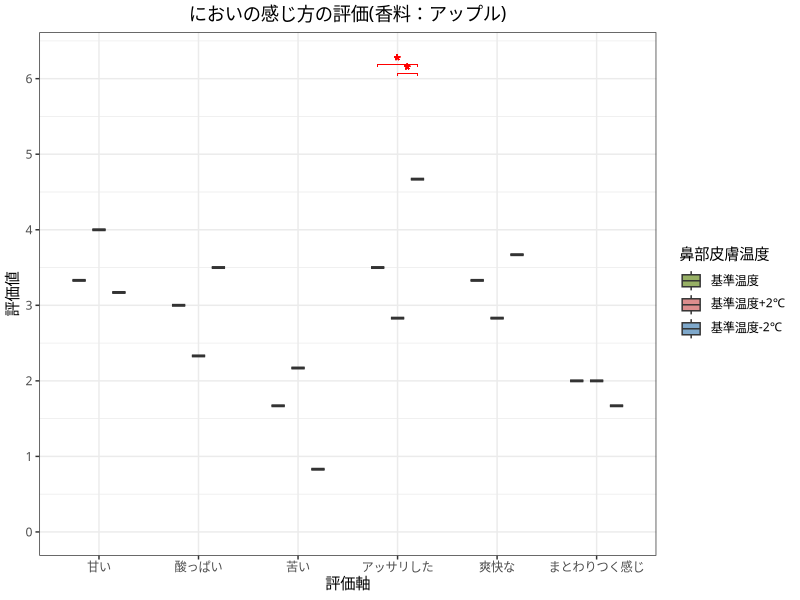

This figure's R source:
library(ggplot2)
library(ggsci)
library(tidyverse)
library(ggsignif)
library(reshape2)


data_rating <- read.csv("ex2_apple.csv", header=TRUE)
data_rating$鼻部皮膚温度 <- factor(data_rating$温度, levels = c('基準温度', '基準温度+2℃', '基準温度-2℃'))
g <- ggplot(data = data_rating, aes(x = 評価軸, y = 評価値)) + geom_boxplot(aes(fill = 鼻部皮膚温度), alpha = 0.7, width = 0.4, position = position_dodge(width = 0.6))

g <- g + scale_x_discrete(limit=c('甘い', '酸っぱい', '苦い', 'アッサリした', '爽快な', 'まとわりつく感じ'))
g <- g + theme_bw(base_family="HiraKakuProN-W3")
g <- g + scale_y_continuous(breaks=seq(0, 6, length=7), limits=c(0,6.3))
g <- g + scale_fill_manual(values = c("#6B8E23", "#CD5C5C", "#4682B4"))



# 有意差を書き込む
# アスタリスク
g <- g + geom_text(x = 4, y = 6.22, label = "*", size = 5, color='red') + geom_segment(x = 3.8, xend = 3.8, y = 6.19, yend = 6.16, size = 0.2, color='red') + geom_segment(x = 3.8, xend = 4.2, y = 6.19, yend = 6.19, size = 0.2, color='red') + geom_segment(x = 4.2, xend = 4.2, y = 6.19, yend = 6.16, size = 0.2, color='red')

g <- g + geom_text(x = 4.1, y = 6.1, label = "*", size = 5, color='red') + geom_segment(x = 4, xend = 4, y = 6.07, yend = 6.04, size = 0.2, color='red') + geom_segment(x = 4, xend = 4.2, y = 6.07, yend = 6.07, size = 0.2, color='red') + geom_segment(x = 4.2, xend = 4.2, y = 6.07, yend = 6.04, size = 0.2, color='red')

#g <- g + geom_text(x = 6, y = 6, label = "* : p<.05", size=3)

# タイトル追加
g <- g + ggtitle("においの感じ方の評価(香料：アップル)") + theme(plot.title = element_text(hjust = 0.5))


# グラフ保存
ggsave("graphs/ex2_apple.png", width = 12, height = 9, dpi = 120)